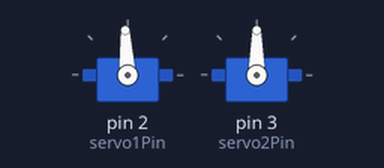
A sketch run on a simulated Arduino Uno, built with avr-gcc and run on an emulated ATmega328P. Parts: 2 × servo.

Above: at 0.05 s.
At 0.85 s:
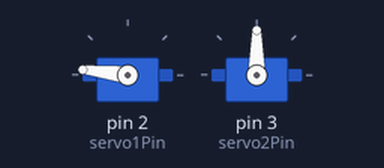
At 1.65 s:
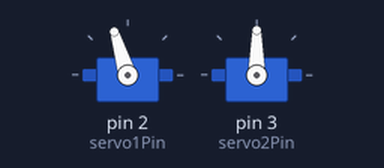
At 3.55 s:
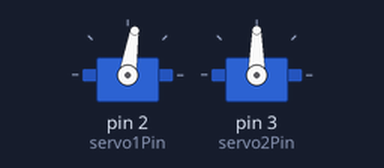
Timing chart, 0 to 8.3 s (numbered marks = the images above):
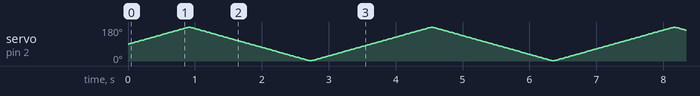

The sketch:

scan.ino
```cpp
#include <Servo.h>

const int servo1Pin = 2;
const int servo2Pin = 3;

Servo servo1;
Servo servo2;

int angle1 = 90;
int direction1 = 1;

void setup() {
  servo1.attach(servo1Pin);
  servo2.attach(servo2Pin);
}

void loop() {
  scan();
}

void scan() {
  servo1.write(angle1);
  delay(10);
  if (angle1 >= 180) {
    direction1 = -1;
  } else if (angle1 <= 0) {
    direction1 = 1;
  }
  angle1 = angle1 + direction1;
}
```
